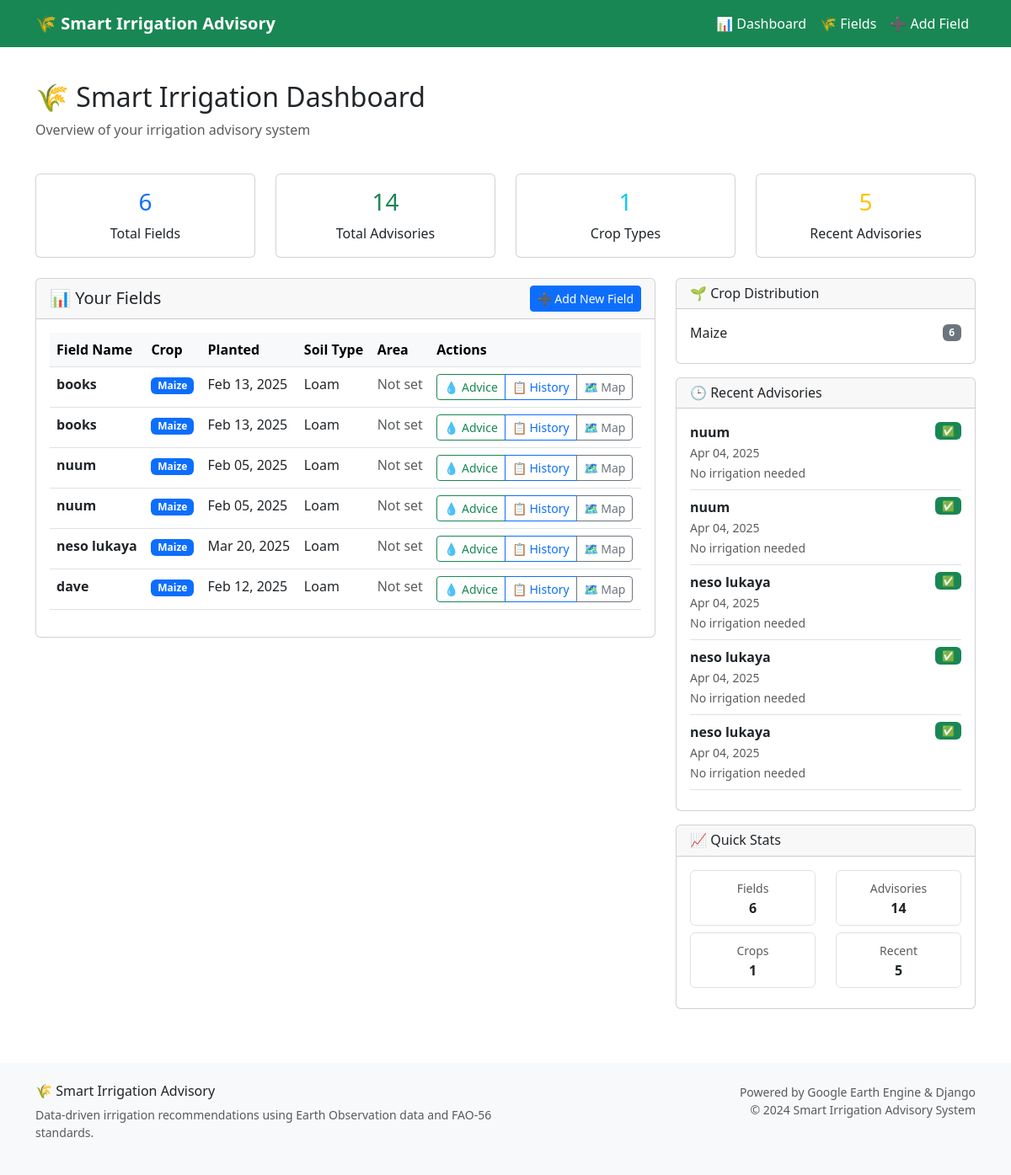
The app's page /dashboard/, older data.
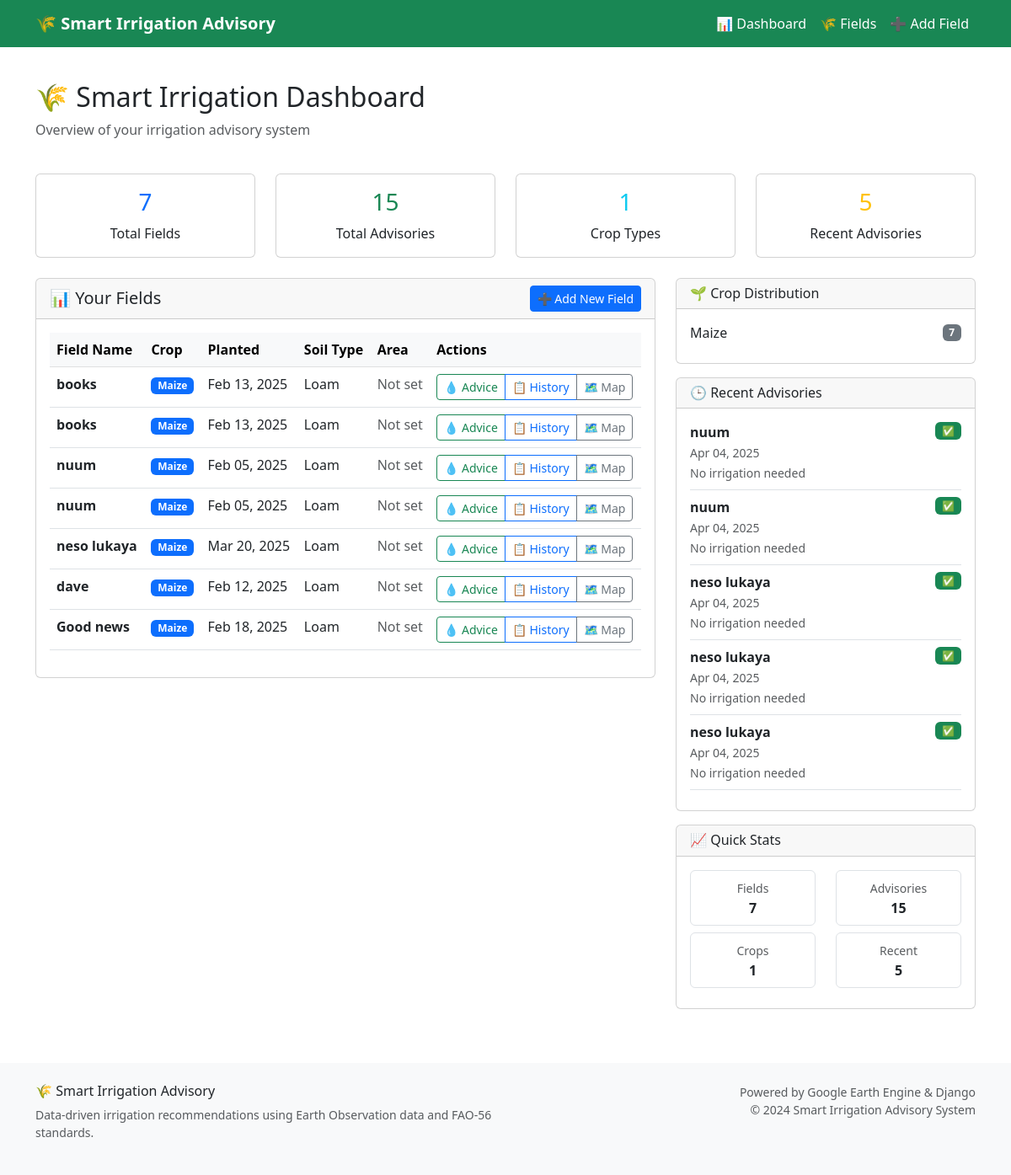
The same page, newer data.
### advisory/models.py (models this page shows, shortened)
class FarmField(models.Model):
    CROP_CHOICES = [
        ("maize", "Maize"),
        ("soybean", "Soybean"),
        ("rice", "Rice"),
        ("wheat", "Wheat"),
        ("sugarcane", "Sugarcane"),
        ("cotton", "Cotton"),
        ("beans", "Beans"),
        ("potatoes", "Potatoes"),
        ("tomatoes", "Tomatoes"),
        ("cassava", "Cassava"),
    ]
    SOIL_CHOICES = [
        ("clay", "Clay"),
        ("loam", "Loam"),
        ("sandy", "Sandy"),
        ("silt", "Silt"),
        ("clay_loam", "Clay Loam"),
        ("sandy_loam", "Sandy Loam"),
    ]
    name = models.CharField(max_length=100)
    latitude = models.FloatField(_('Latitude'), validators=[
        MinValueValidator(-90.0), MaxValueValidator(90.0)])
    longitude = models.FloatField(_('Longitude'), validators=[
        MinValueValidator(-180.0), MaxValueValidator(180.0)])
    soil_type = models.CharField(
        choices=SOIL_CHOICES, max_length=20, default="loam")
    crop_type = models.CharField(
        choices=CROP_CHOICES, max_length=20, default="maize")
    planting_date = models.DateField(_('Planting Date'), default=date.today)
    field_area_ha = models.FloatField(
        _('Field Area (ha)'),
        validators=[MinValueValidator(0.1), MaxValueValidator(1000.0)],
        null=True, blank=True,
        help_text="Field area in hectares"
    )
    elevation = models.FloatField(
        _('Elevation (m)'),
        null=True, blank=True,
        help_text="Field elevation in meters"
    )
    created_at = models.DateTimeField(auto_now_add=True)
    updated_at = models.DateTimeField(auto_now=True)
    class Meta:
        ordering = ['-created_at']
        verbose_name = 'Farm Field'
        verbose_name_plural = 'Farm Fields'

class IrrigationAdvisory(models.Model):
    field = models.ForeignKey(FarmField, on_delete=models.CASCADE)
    date = models.DateField(default=date.today)
    crop_stage = models.CharField(max_length=50, default="Initial")
    eto = models.FloatField(default=0.0)  # mm/day
    rainfall = models.FloatField(default=0.0)  # mm/week
    kc = models.FloatField(default=0.0)  # Crop Coefficient
    water_need = models.FloatField(default=0.0)  # mm/week
    water_deficit = models.FloatField(default=0.0)
    recommendation = models.TextField(blank=True)
    soil_moisture = models.FloatField(
        default=0.0,
        help_text="Soil moisture percentage"
    )
    irrigation_recommended = models.BooleanField(default=False)
    irrigation_volume = models.FloatField(
        default=0.0,
        help_text="Recommended irrigation volume in mm"
    )
    confidence_score = models.FloatField(
        default=0.0,
        validators=[MinValueValidator(0.0), MaxValueValidator(1.0)],
        help_text="Confidence in recommendation (0-1)"
    )
    data_source = models.CharField(
        max_length=50,
        default="simulated",
        help_text="Source of weather data (GEE, API, simulated)"
    )
    class Meta:
        ordering = ['-date']
        verbose_name = 'Irrigation Advisory'
        verbose_name_plural = 'Irrigation Advisories'
        get_latest_by = 'date'

### advisory/views.py (the view)
# urls.py: path('dashboard/', views.dashboard_view, name='dashboard'),
def dashboard_view(request):
    fields = FarmField.objects.all()
    total_fields = fields.count()
    total_advisories = IrrigationAdvisory.objects.count()
    crop_summary = {}
    for field in fields:
        crop = field.crop_type
        if crop not in crop_summary:
            crop_summary[crop] = 0
        crop_summary[crop] += 1
    recent_advisories = IrrigationAdvisory.objects.select_related(
        'field').order_by('-date')[:5]
    context = {
        'total_fields': total_fields,
        'total_advisories': total_advisories,
        'crop_summary': crop_summary,
        'recent_advisories': recent_advisories,
        'fields': fields
    }
    return render(request, 'advisory/dashboard.html', context)

### templates/advisory/dashboard.html (shortened to what the changed rows need)
{% extends "base.html" %} {% block title %}Dashboard{% endblock %} {% block content %}
<div class="container mt-4">
  <div class="row mb-4">
    <div class="col-12">
      <h2>🌾 Smart Irrigation Dashboard</h2>
    </div>
  </div>
  <div class="row mb-4">
    <div class="col-md-3">
      <div class="card text-center">
        <div class="card-body">
          <h3 class="text-primary">{{ total_fields }}</h3>
          <p class="card-text">Total Fields</p>
        </div>
      </div>
    </div>
    <div class="col-md-3">
      <div class="card text-center">
        <div class="card-body">
          <h3 class="text-success">{{ total_advisories }}</h3>
          <p class="card-text">Total Advisories</p>
        </div>
      </div>
    </div>
  </div>
  <div class="row">
    <div class="col-md-8">
      <div class="card">
        <div class="card-body">
          {% if fields %}
          <div class="table-responsive">
            <table class="table table-hover">
              <thead class="table-light">
                <tr>
                  <th>Field Name</th>
                  <th>Crop</th>
                  <th>Planted</th>
                  <th>Soil Type</th>
                  <th>Area</th>
                  <th>Actions</th>
                </tr>
              </thead>
              <tbody>
                {% for field in fields %}
                <tr>
                  <td>
                    <strong>{{ field.name }}</strong>
                  </td>
                  <td>
                    <span class="badge bg-primary">{{ field.crop_type|title }}</span>
                  </td>
                  <td>{{ field.planting_date|date:"M d, Y" }}</td>
                  <td>{{ field.soil_type|title }}</td>
                  <td>
                    {% if field.field_area_ha %} {{ field.field_area_ha }} ha {% else %}
                    <span class="text-muted">Not set</span>
                    {% endif %}
                  </td>
                  <td>
                    <div class="btn-group btn-group-sm">
                      <a href="{% url 'advisory:get_advice' field.id %}" class="btn btn-outline-success"> 💧 Advice </a>
                      <a href="{% url 'advisory:advisory_history' field.id %}" class="btn btn-outline-primary"> 📋 History </a>
                      <a href="{% url 'advisory:field_map' field.id %}" class="btn btn-outline-secondary"> 🗺️ Map </a>
                    </div>
                  </td>
                </tr>
                {% endfor %}
              </tbody>
            </table>
          </div>
          {% else %}
          <div class="text-center py-4">
            <p class="text-muted">No fields registered yet.</p>
            <a href="{% url 'advisory:create_field' %}" class="btn btn-primary"> Create Your First Field </a>
          </div>
          {% endif %}
        </div>
      </div>
    </div>
    <div class="col-md-4">
      {% if crop_summary %}
      <div class="card mb-3">
        <div class="card-body">
          {% for crop, count in crop_summary.items %}
          <div class="d-flex justify-content-between align-items-center mb-2">
            <span>{{ crop|title }}</span>
            <span class="badge bg-secondary">{{ count }}</span>
          </div>
          {% endfor %}
        </div>
      </div>
      {% endif %}
      {% if recent_advisories %}
      <div class="card mb-3">
        <div class="card-body">
          {% for advisory in recent_advisories %}
          <div class="border-bottom pb-2 mb-2">
            <div class="d-flex justify-content-between align-items-start">
              <div>
                <strong>{{ advisory.field.name }}</strong>
                <br />
                <small class="text-muted">{{ advisory.date|date:"M d, Y" }}</small>
              </div>
              <span class="badge {% if advisory.irrigation_recommended %}bg-warning{% else %}bg-success{% endif %}">
                {% if advisory.irrigation_recommended %}💧{% else %}✅{% endif %}
              </span>
            </div>
            <small class="text-muted">
              {% if advisory.irrigation_recommended %} {{ advisory.irrigation_volume|floatformat:1 }}mm recommended {% else %} No irrigation needed {% endif %}
            </small>
          </div>
          {% endfor %}
        </div>
      </div>
      {% endif %}
      <div class="card">
        <div class="card-body">
          <div class="row text-center">
            <div class="col-6">
              <div class="border rounded p-2 mb-2">
                <small class="text-muted">Fields</small>
                <div class="fw-bold">{{ total_fields }}</div>
              </div>
            </div>
            <div class="col-6">
              <div class="border rounded p-2 mb-2">
                <small class="text-muted">Advisories</small>
                <div class="fw-bold">{{ total_advisories }}</div>
              </div>
            </div>
          </div>
        </div>
      </div>
    </div>
  </div>
</div>
{% endblock %}

Row changes from the older to the newer data that the page shows:
added FarmField: name "Good news", crop_type "Maize", planting_date "Feb 18, 2025", soil_type "Loam", shows "Not set"
Text that changed along with them:
{{ total_fields }}: "6" → "7"
{{ total_advisories }}: "14" → "15"
new list line: "Maize"
new list line: "7"
list line gone: "Maize"
list line gone: "6"
